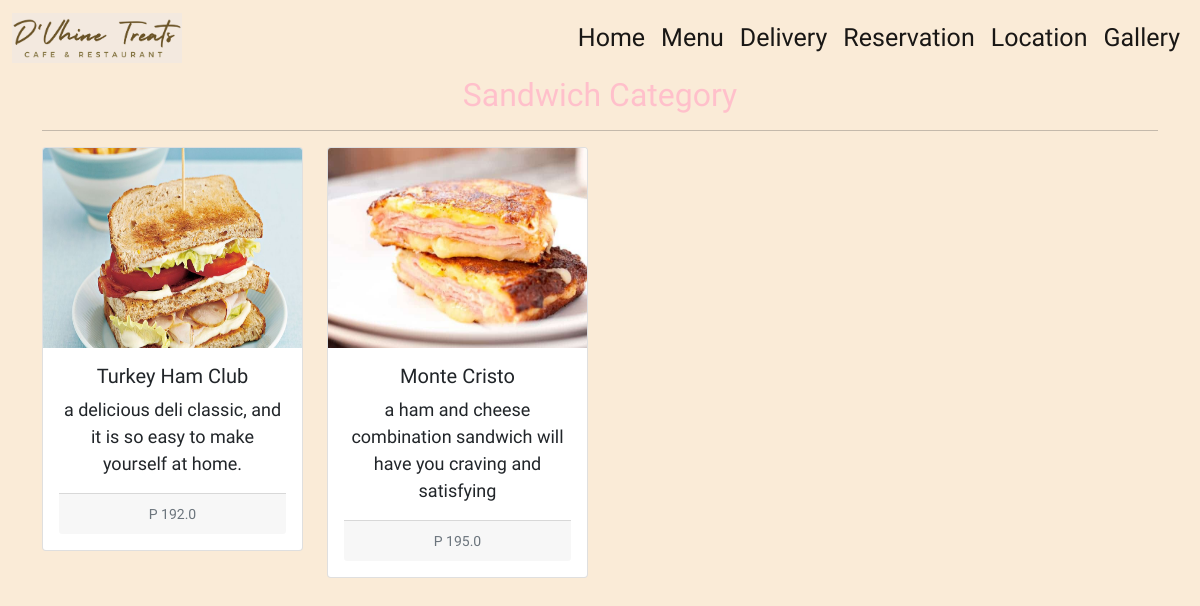
The app's page /category/sandwich with its own data.
### stellaris/models.py (models this page shows, shortened)
class Category(models.Model):
    slug = models.CharField(max_length=150, null=False, blank=False)
    name = models.CharField(max_length=150, null=False, blank=False)
    image = models.ImageField(upload_to='images/category')
    description = models.TextField(max_length=500, null=False, blank=False)
    availability = models.BooleanField(default=False)

class Product(models.Model):
    category = models.ForeignKey(Category, on_delete=models.CASCADE)
    slug = models.CharField(max_length=150, null=False, blank=False)
    name = models.CharField(max_length=150, null=False, blank=False)
    product_image = models.ImageField(upload_to='images/foods')
    description = models.CharField(max_length=250, null=False, blank=False)
    price = models.FloatField(null=False,blank=False)
    availability = models.BooleanField(default=False)

### stellaris/views.py (the view)
# urls.py: path('category/<str:slug>', views.MenuView, name="menu"),
def MenuView(request, slug):
    if(Category.objects.filter(slug=slug, availability=True)):
        products = Product.objects.filter(category__slug=slug,availability=True)
        category_name = Category.objects.filter(slug=slug).first()
        context = {
            'products':products,
            'category_name':category_name,
        }
        return render(request, 'menu.html', context)

### templates/menu.html (shortened to what this page needs)
{% load static %}
<!DOCTYPE html>
<head>
    <link href="https://cdn.jsdelivr.net/npm/bootstrap@5.1.3/dist/css/bootstrap.min.css" rel="stylesheet">
    <link rel="stylesheet" href="{% static 'css/category.css' %}">
<body>
<nav class="navbar sticky-top navbar-expand-lg navbar-light" style="background-color: antiquewhite;">
        <div class="container-fluid">
          <a class="navbar-brand" href="#"><img src="{% static 'images/navbar/indexlogo.png' %}" style="max-width: auto; max-height:50px;"></a>
          <div class="collapse navbar-collapse" id="navbarSupportedContent">
            <ul class="navbar-nav ms-auto mb-2 mb-lg-0">
              <li class="nav-item">
                <a class="nav-link active" aria-current="page" href="{% url 'stellaris:home' %}">Home</a>
              </li>
              <li class="nav-item">
                <a class="nav-link active" aria-current="page" href="{% url 'stellaris:categories' %}">Menu</a>
              </li>
              <li class="nav-item">
                <a class="nav-link active" aria-current="page" href="#">Delivery</a>
              </li>
              <li class="nav-item">
                <a class="nav-link active" aria-current="page" href="{% url 'stellaris:party_category' %}">Reservation</a>
              </li>
              <li class="nav-item">
                <a class="nav-link active" aria-current="page" href="{% url 'stellaris:location' %}">Location</a>
              </li>
              <li class="nav-item">
                <a class="nav-link active" aria-current="page" href="{% url 'stellaris:gallery' %}">Gallery</a>
              </li>
              </ul>
        </div>
    </div>
</nav>
<div class="container">
    <h2 class="text-center mb-3" style="color: pink;">{{ category_name.name}} Category</h2>
    <hr>
    <div class="row">
        {% for c in products %}
            <div class="col-sm-3">
                <div class="card mb-3" style="max-height: fit-content; overflow: auto;">
                  <img src="{{ c.product_image.url }}" style="height: 200px;">
                    <div class="card-body text-center">
                      <h3 class="text-center" style="font-size: 20px;">{{ c.name }}</h3>
                      <p class="text-center" style="font-size: 18px;">{{ c.description }}</p>
                      <div class="card-footer text-center">
                      <small class="text-muted">P {{ c.price}}</small>
                      </div>
                    </div>
                </div>
            </div>
        {% endfor %}
      </div>
</div>
</body>
</head>
</html>

### static/css/category.css (style rules this page uses)
.navbar a { font-size: 25px; font-family: 'Satisfy', cursive; }
body { font-family: 'Merienda', cursive; background-color: antiquewhite; }

### records on screen
Category: name "Sandwich"
Product: product_image (picture), name "Turkey Ham Club", description "a delicious deli classic, and it is so easy to make yourself at home.", price "192.0"
Product: product_image (picture), name "Monte Cristo", description "a ham and cheese combination sandwich will have you craving and satisfying", price "195.0"
